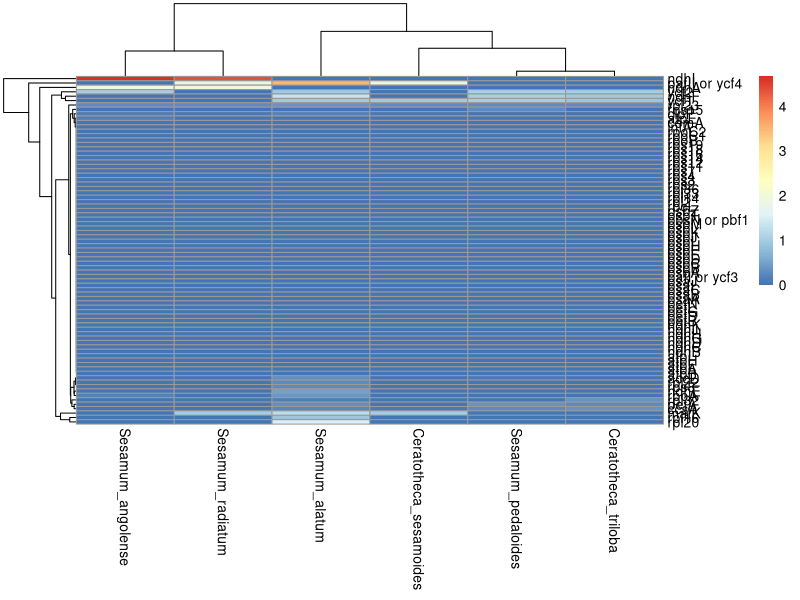
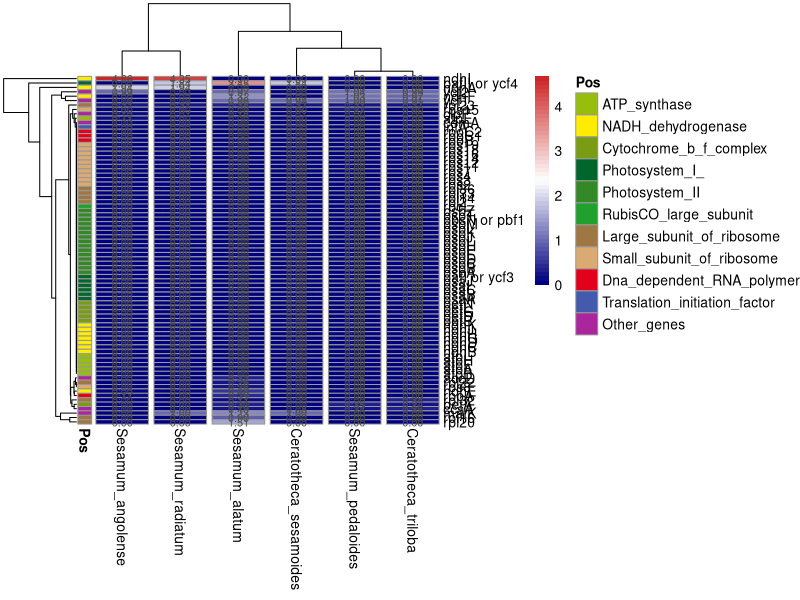

R code for these plots, in order:
# Package

library(pheatmap)
library(RColorBrewer)

# Data

data_set = read.csv("ka_ks_table.csv", h = T, sep = ",", row.names = 1)


# Make a matrix

data_matrix = as.matrix(data_set[1:6])


# Render the heatmap

pheatmap(data_matrix)



pos_df = data.frame("Pos" = data_set$Class)
rownames(pos_df) = rownames(data_matrix) # name matching




# Specify colors
ann_colors = list(
  #Time = c("white", "firebrick"),
  #CellType = c(CT1 = "#1B9E77", CT2 = "#D95F02"),
  Pos=c(ATP_synthase ="#97be0d", 
              NADH_dehydrogenase = "#ffec00", 
              Cytochrome_b_f_complex ="#799c13", 
              Photosystem_I_= "#00662c",
              Photosystem_II= "#328925",
              RubisCO_large_subunit= "#1fa12d",
              Large_subunit_of_ribosome= "#9e7742",
              Small_subunit_of_ribosome="#dbaa73",
              Dna_dependent_RNA_polymerase= "#e2001a",
              Translation_initiation_factor= "#445AAD",
              Other_genes= "#ab259d")
)




pheatmap(data_matrix,
         annotation_row = pos_df, 
         cutree_cols = 6,
         color = colorRampPalette(c("navy", "white", "firebrick3"))(50),
         #color = colorRampPalette(rev(brewer.pal(n = 9, name = "RdBu")))(255),
         display_numbers = TRUE,
         annotation_colors = ann_colors
         ) 







